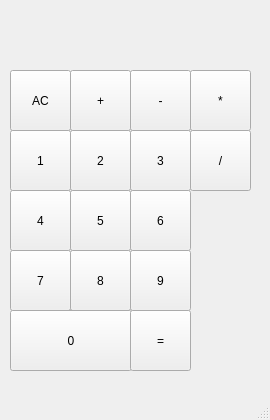
<?xml version="1.0" encoding="UTF-8"?>
<ui version="4.0">
 <class>MainWindow</class>
 <widget class="QMainWindow" name="MainWindow">
  <property name="geometry">
   <rect>
    <x>0</x>
    <y>0</y>
    <width>270</width>
    <height>420</height>
   </rect>
  </property>
  <property name="windowTitle">
   <string>MainWindow</string>
  </property>
  <widget class="QWidget" name="centralwidget">
   <widget class="QPushButton" name="pushButton">
    <property name="geometry">
     <rect>
      <x>10</x>
      <y>130</y>
      <width>61</width>
      <height>61</height>
     </rect>
    </property>
    <property name="text">
     <string>1</string>
    </property>
   </widget>
   <widget class="QPushButton" name="pushButton_2">
    <property name="geometry">
     <rect>
      <x>70</x>
      <y>130</y>
      <width>61</width>
      <height>61</height>
     </rect>
    </property>
    <property name="text">
     <string>2</string>
    </property>
   </widget>
   <widget class="QPushButton" name="pushButton_3">
    <property name="geometry">
     <rect>
      <x>130</x>
      <y>130</y>
      <width>61</width>
      <height>61</height>
     </rect>
    </property>
    <property name="text">
     <string>3</string>
    </property>
   </widget>
   <widget class="QPushButton" name="pushButton_4">
    <property name="geometry">
     <rect>
      <x>10</x>
      <y>190</y>
      <width>61</width>
      <height>61</height>
     </rect>
    </property>
    <property name="text">
     <string>4</string>
    </property>
   </widget>
   <widget class="QPushButton" name="pushButton_5">
    <property name="geometry">
     <rect>
      <x>70</x>
      <y>190</y>
      <width>61</width>
      <height>61</height>
     </rect>
    </property>
    <property name="text">
     <string>5</string>
    </property>
   </widget>
   <widget class="QLabel" name="label">
    <property name="geometry">
     <rect>
      <x>10</x>
      <y>0</y>
      <width>241</width>
      <height>61</height>
     </rect>
    </property>
    <property name="text">
     <string/>
    </property>
   </widget>
   <widget class="QPushButton" name="pushButton_6">
    <property name="geometry">
     <rect>
      <x>130</x>
      <y>190</y>
      <width>61</width>
      <height>61</height>
     </rect>
    </property>
    <property name="text">
     <string>6</string>
    </property>
   </widget>
   <widget class="QPushButton" name="pushButton_7">
    <property name="geometry">
     <rect>
      <x>10</x>
      <y>250</y>
      <width>61</width>
      <height>61</height>
     </rect>
    </property>
    <property name="text">
     <string>7</string>
    </property>
   </widget>
   <widget class="QPushButton" name="pushButton_8">
    <property name="geometry">
     <rect>
      <x>70</x>
      <y>250</y>
      <width>61</width>
      <height>61</height>
     </rect>
    </property>
    <property name="text">
     <string>8</string>
    </property>
   </widget>
   <widget class="QPushButton" name="pushButton_9">
    <property name="geometry">
     <rect>
      <x>130</x>
      <y>250</y>
      <width>61</width>
      <height>61</height>
     </rect>
    </property>
    <property name="text">
     <string>9</string>
    </property>
   </widget>
   <widget class="QPushButton" name="pushButton_10">
    <property name="geometry">
     <rect>
      <x>10</x>
      <y>310</y>
      <width>122</width>
      <height>61</height>
     </rect>
    </property>
    <property name="text">
     <string>0</string>
    </property>
   </widget>
   <widget class="QPushButton" name="pushButton_11">
    <property name="geometry">
     <rect>
      <x>10</x>
      <y>70</y>
      <width>61</width>
      <height>61</height>
     </rect>
    </property>
    <property name="text">
     <string>AC</string>
    </property>
   </widget>
   <widget class="QPushButton" name="pushButton_12">
    <property name="geometry">
     <rect>
      <x>70</x>
      <y>70</y>
      <width>61</width>
      <height>61</height>
     </rect>
    </property>
    <property name="text">
     <string>+</string>
    </property>
   </widget>
   <widget class="QPushButton" name="pushButton_13">
    <property name="geometry">
     <rect>
      <x>130</x>
      <y>70</y>
      <width>61</width>
      <height>61</height>
     </rect>
    </property>
    <property name="text">
     <string>-</string>
    </property>
   </widget>
   <widget class="QPushButton" name="pushButton_14">
    <property name="geometry">
     <rect>
      <x>130</x>
      <y>310</y>
      <width>61</width>
      <height>61</height>
     </rect>
    </property>
    <property name="text">
     <string>=</string>
    </property>
   </widget>
   <widget class="QPushButton" name="pushButton_15">
    <property name="geometry">
     <rect>
      <x>190</x>
      <y>70</y>
      <width>61</width>
      <height>61</height>
     </rect>
    </property>
    <property name="text">
     <string>*</string>
    </property>
   </widget>
   <widget class="QPushButton" name="pushButton_16">
    <property name="geometry">
     <rect>
      <x>190</x>
      <y>130</y>
      <width>61</width>
      <height>61</height>
     </rect>
    </property>
    <property name="text">
     <string>/</string>
    </property>
   </widget>
  </widget>
  <widget class="QMenuBar" name="menubar">
   <property name="geometry">
    <rect>
     <x>0</x>
     <y>0</y>
     <width>270</width>
     <height>21</height>
    </rect>
   </property>
  </widget>
  <widget class="QStatusBar" name="statusbar"/>
 </widget>
 <resources/>
 <connections/>
</ui>
